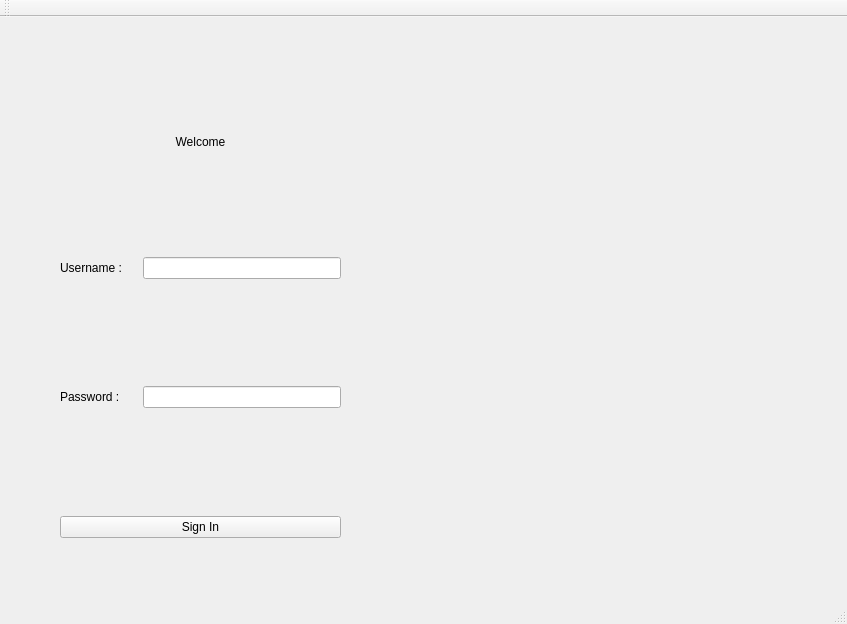
<?xml version="1.0" encoding="UTF-8"?>
<ui version="4.0">
 <class>LoginPage</class>
 <widget class="QMainWindow" name="LoginPage">
  <property name="geometry">
   <rect>
    <x>0</x>
    <y>0</y>
    <width>847</width>
    <height>624</height>
   </rect>
  </property>
  <property name="windowTitle">
   <string>LoginPage</string>
  </property>
  <widget class="QWidget" name="centralWidget">
   <widget class="QWidget" name="gridLayoutWidget">
    <property name="geometry">
     <rect>
      <x>40</x>
      <y>10</y>
      <width>321</width>
      <height>531</height>
     </rect>
    </property>
    <layout class="QFormLayout" name="formLayout">
     <property name="fieldGrowthPolicy">
      <enum>QFormLayout::AllNonFixedFieldsGrow</enum>
     </property>
     <property name="horizontalSpacing">
      <number>20</number>
     </property>
     <property name="verticalSpacing">
      <number>20</number>
     </property>
     <property name="leftMargin">
      <number>20</number>
     </property>
     <property name="topMargin">
      <number>20</number>
     </property>
     <property name="rightMargin">
      <number>20</number>
     </property>
     <property name="bottomMargin">
      <number>20</number>
     </property>
     <item row="1" column="0" colspan="2">
      <widget class="QLabel" name="label">
       <property name="text">
        <string>Welcome</string>
       </property>
       <property name="alignment">
        <set>Qt::AlignCenter</set>
       </property>
      </widget>
     </item>
     <item row="3" column="0" colspan="2">
      <spacer name="verticalSpacer">
       <property name="orientation">
        <enum>Qt::Vertical</enum>
       </property>
       <property name="sizeHint" stdset="0">
        <size>
         <width>20</width>
         <height>40</height>
        </size>
       </property>
      </spacer>
     </item>
     <item row="4" column="0">
      <widget class="QLabel" name="label_2">
       <property name="text">
        <string>Username :</string>
       </property>
      </widget>
     </item>
     <item row="4" column="1">
      <widget class="QLineEdit" name="usernameInputEdit"/>
     </item>
     <item row="6" column="0" colspan="2">
      <spacer name="verticalSpacer_2">
       <property name="orientation">
        <enum>Qt::Vertical</enum>
       </property>
       <property name="sizeHint" stdset="0">
        <size>
         <width>20</width>
         <height>20</height>
        </size>
       </property>
      </spacer>
     </item>
     <item row="7" column="0">
      <widget class="QLabel" name="label_3">
       <property name="text">
        <string>Password : </string>
       </property>
      </widget>
     </item>
     <item row="7" column="1">
      <widget class="QLineEdit" name="passwordInputEdit">
       <property name="text">
        <string/>
       </property>
       <property name="echoMode">
        <enum>QLineEdit::Password</enum>
       </property>
      </widget>
     </item>
     <item row="9" column="0" colspan="2">
      <spacer name="verticalSpacer_3">
       <property name="orientation">
        <enum>Qt::Vertical</enum>
       </property>
       <property name="sizeHint" stdset="0">
        <size>
         <width>20</width>
         <height>40</height>
        </size>
       </property>
      </spacer>
     </item>
     <item row="10" column="0" colspan="2">
      <widget class="QPushButton" name="signInButton">
       <property name="text">
        <string>Sign In</string>
       </property>
      </widget>
     </item>
     <item row="0" column="0" colspan="2">
      <spacer name="verticalSpacer_4">
       <property name="orientation">
        <enum>Qt::Vertical</enum>
       </property>
       <property name="sizeHint" stdset="0">
        <size>
         <width>20</width>
         <height>40</height>
        </size>
       </property>
      </spacer>
     </item>
    </layout>
   </widget>
  </widget>
  <widget class="QMenuBar" name="menuBar">
   <property name="geometry">
    <rect>
     <x>0</x>
     <y>0</y>
     <width>847</width>
     <height>22</height>
    </rect>
   </property>
  </widget>
  <widget class="QToolBar" name="mainToolBar">
   <attribute name="toolBarArea">
    <enum>TopToolBarArea</enum>
   </attribute>
   <attribute name="toolBarBreak">
    <bool>false</bool>
   </attribute>
  </widget>
  <widget class="QStatusBar" name="statusBar"/>
 </widget>
 <layoutdefault spacing="6" margin="11"/>
 <resources/>
 <connections/>
</ui>
